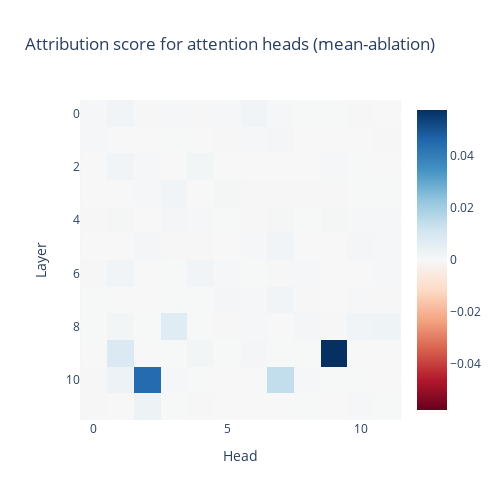

Notebook code for this chart:
### Code cell
# SANITY CHECK: Perform the same experiment as above, but swapping the logit difference by the KL divergence
# check that we obtain sensible results
score_kl_div = partial(kl_div, baseline_logprobs=F.log_softmax(val_logits, dim=-1), pos=-1)

attribution_scores_kl = activation_patching(score_kl_div, torch.tensor(0.))
px.imshow(attribution_scores_kl, 
            title="Attribution score for attention heads (mean-ablation)", 
            labels={"x": "Head", "y": "Layer"}, width=500, height=500, 
            color_continuous_midpoint=0.0, color_continuous_scale="RdBu")

### Figure 1 — Plotly figure (JSON) as saved in the notebook; plotly's stock layout.template omitted (floating-point values rounded to 4 significant figures; data arrays with more than 128 entries replaced by an {"elided": "..."} marker saying what was removed)
{"data": [{"coloraxis": "coloraxis", "hovertemplate": "Head: %{x}<br>Layer: %{y}<br>color: %{z}<extra></extra>", "name": "0", "type": "heatmap", "xaxis": "x", "yaxis": "y", "z": {"elided": "12x12 float values"}}], "layout": {"coloraxis": {"cmid": 0, "colorscale": [[0, "rgb(103,0,31)"], [0.1, "rgb(178,24,43)"], [0.2, "rgb(214,96,77)"], [0.3, "rgb(244,165,130)"], [0.4, "rgb(253,219,199)"], [0.5, "rgb(247,247,247)"], [0.6, "rgb(209,229,240)"], [0.7, "rgb(146,197,222)"], [0.8, "rgb(67,147,195)"], [0.9, "rgb(33,102,172)"], [1, "rgb(5,48,97)"]]}, "height": 500, "title": {"text": "Attribution score for attention heads (mean-ablation)"}, "width": 500, "xaxis": {"anchor": "y", "constrain": "domain", "domain": [0, 1], "scaleanchor": "y", "title": {"text": "Head"}}, "yaxis": {"anchor": "x", "autorange": "reversed", "constrain": "domain", "domain": [0, 1], "title": {"text": "Layer"}}}}
